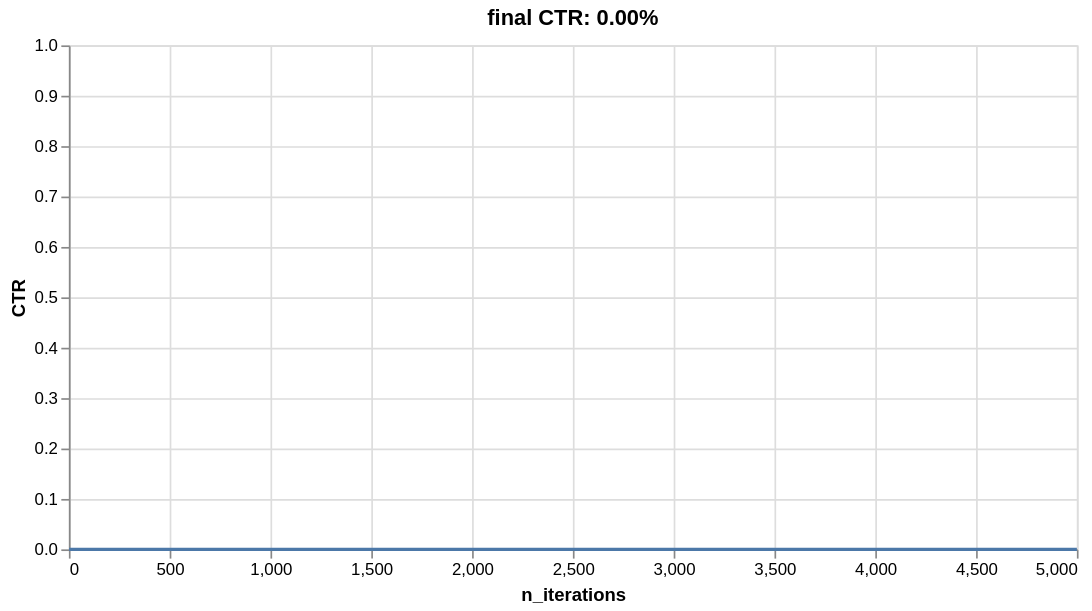

Write notebook code for a chart like this one.
### Markdown cell above
The model is not as performant if we use a reward function where both users have different preferences.

### Code cell
simulate(
    5_000,
    reward_func=lambda user, item, context: (
        item in {'music', 'politics'} if user == "Tom" else
        item in {'food', 'sports'}
    ),
    model=model,
    seed=42
)

### Figure 1 — Vega-Lite specification as saved in the notebook (floating-point values rounded to 4 significant figures; data arrays with more than 128 entries replaced by an {"elided": "..."} marker saying what was removed)
{"config": {"view": {"continuousWidth": 300, "continuousHeight": 300}}, "data": {"name": "data-ceb1ede5b87e6d7c3834c0abc311bb7c"}, "mark": {"type": "line"}, "encoding": {"x": {"field": "n_iterations", "title": "n_iterations", "type": "quantitative"}, "y": {"field": "CTR", "scale": {"domain": [0, 1]}, "title": "CTR", "type": "quantitative"}}, "height": 300, "title": "final CTR: 0.00%", "width": 600, "$schema": "https://vega.github.io/schema/vega-lite/v6.1.0.json", "datasets": {"data-ceb1ede5b87e6d7c3834c0abc311bb7c": {"elided": "5000 records"}}}
